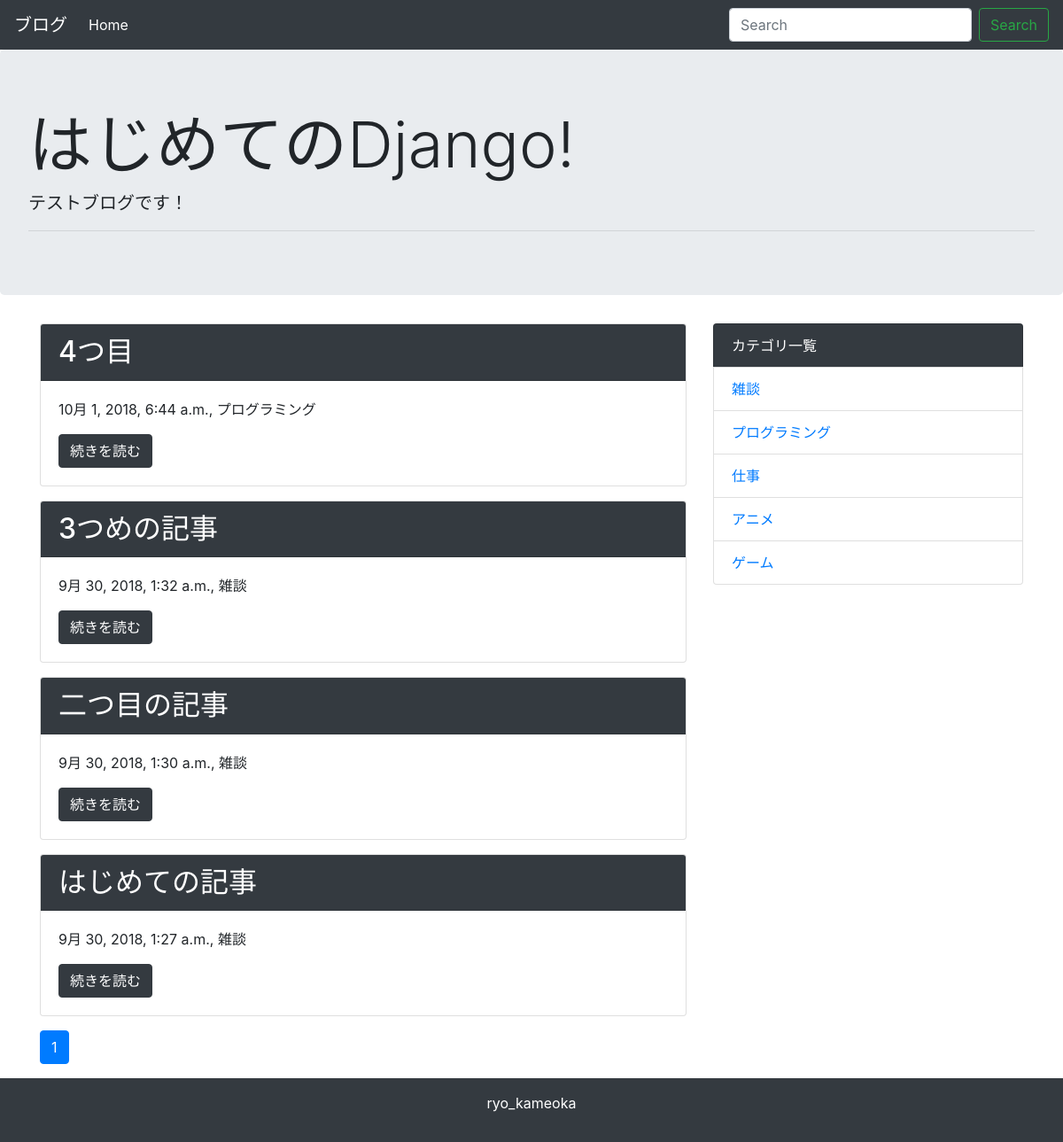
The page / on the database its author committed.
### blog/models.py (models this page shows, shortened)
class Post(models.Model):
    title = models.CharField('タイトル', max_length=255)
    text = models.TextField('本文')
    created_at = models.DateTimeField('作成日', default=timezone.now)
    category = models.ForeignKey(Category, verbose_name='カテゴリ', on_delete=models.PROTECT)

class Category(models.Model):
    name = models.CharField('カテゴリ名', max_length=255)
    created_at = models.DateTimeField('作成日', default=timezone.now)
    def __str__(self):
        return self.name

### blog/views.py (the view)
# urls.py: path('', views.IndexView.as_view(), name='index'),
class IndexView(generic.ListView):
    model = Post
    paginate_by = 10
    def get_queryset(self):
        queryset = Post.objects.order_by('-created_at')
        keyword = self.request.GET.get('keyword')
        if keyword:
            queryset = queryset.filter(
                Q(title__icontains=keyword) | Q(text__icontains=keyword)
            )
        return queryset

### blog/context_processors.py (called while the page is built)
def common(request):
    context ={
        'category_list': Category.objects.all(),
    }
    return context

### blog/templatetags/mytag.py (called while the page is built)
@register.simple_tag
def url_replace(request, field, value):
    url_dict = request.GET.copy()
    url_dict[field] = str(value)
    return url_dict.urlencode()

### blog/templates/blog/post_list.html
{% extends 'blog/base.html' %}
{% block content %}
{% for post in post_list %}
<div class="card mb-3">
    <h2 class="card-header bg-dark text-white">{{ post.title }}</h2>
    <div class="card-body">
      <p>{{ post.created_at }}, {{ post.category }}</p>
    <a href="{% url 'blog:detail' post.pk %}" class="btn btn-dark">続きを読む</a>
  </div>
</div>
{% endfor %}
{% include 'blog/page.html' %}
{% endblock %}

### blog/templates/blog/base.html (shortened to what this page needs)
<!doctype html>
<html lang="ja">
  <head>
    <link rel="stylesheet" href="https://maxcdn.bootstrapcdn.com/bootstrap/4.0.0-beta.2/css/bootstrap.min.css">
  </head>
  <body>
    <nav class="navbar navbar-expand-lg navbar-dark bg-dark">
      <a class="navbar-brand" href="#">ブログ</a>
      <div class="collapse navbar-collapse" id="navbarSupportedContent">
        <ul class="navbar-nav mr-auto">
          <li class="nav-item active">
            <a class="nav-link" href="{% url 'blog:index' %}">Home</a>
          </li>
        </ul>
        <form class="form-inline my-2 my-lg-0" method="GET" action="{% url 'blog:index' %}">
          <input class="form-control mr-sm-2" type="text" placeholder="Search" aria-label="Search" name="keyword">
          <button class="btn btn-outline-success my-2 my-sm-0" type="submit">Search</button>
        </form>
      </div>
    </nav>
    <div class="jumbotron">
      <h1 class="display-3">はじめてのDjango!</h1>
      <p class="lead">テストブログです！</p>
      <hr class="my-2">
    </div>
    <div class="container">
      <div class="row">
        <div class="col-md-8">
          {% block content %}
          {% endblock %}
        </div>
        <div class="col-md-4">
          <ul class="list-group">
            <li class="list-group-item bg-dark text-white">カテゴリ一覧</li>
            {% for category in category_list %}
             <li class="list-group-item"><a href="{% url 'blog:category' category.pk %}">{{ category }}</a></li>
            {% endfor %}
          </ul>
        </div>
      </div>
    </div>
    <footer class="bg-dark text-white text-center py-3">
      <p>ryo_kameoka</p>
    </footer>
  </body>
</html>

### blog/templates/blog/page.html (shortened to what this page needs)
{% load mytag %}
<nav aria-label="Page navigation">
  <ul class="pagination">
      {% for link_page in page_obj.paginator.page_range %}
        {% if link_page == page_obj.number %}
          <li class="page-item active">
            <a class="page-link" href="?{% url_replace request 'page' link_page %}">
              {{ link_page }}
            </a>
          </li>
        {% else %}
          <li class="page-item">
            <a class="page-link" href="?{% url_replace request 'page' link_page %}">
              {{ link_page }}
            </a>
          </li>
        {% endif %}
      {% endfor %}
  </ul>
</nav>

### rows shown on the page
Post: title "4つ目", created_at "10月 1, 2018, 6:44 a.m.", category "プログラミング"
Post: title "3つめの記事", created_at "9月 30, 2018, 1:32 a.m.", category "雑談"
Post: title "二つ目の記事", created_at "9月 30, 2018, 1:30 a.m.", category "雑談"
Post: title "はじめての記事", created_at "9月 30, 2018, 1:27 a.m.", category "雑談"
Category: name "雑談"
Category: name "プログラミング"
Category: name "仕事"
Category: name "アニメ"
Category: name "ゲーム"

### other values the page prints
{{ link_page }} "1"
